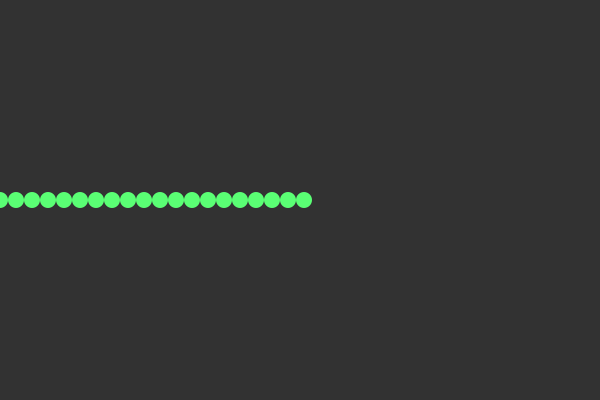
Frame 1 (no input)
Frame 60 (the mouse pressed at the canvas centre just before this capture): identical to frame 1, image omitted
Frame 120 (the mouse held since frame 60 and released just before this capture): identical to frame 1, image omitted

The Processing sketch that drew this single still picture (run headless with seeded random() and noise(); from frame 60 on, the mouse is pressed at the canvas centre):

// Processing sketch: sineWave
// ── sineWave.pde
int spacing = 16;

float waveHeight = 50.0;
float period = 200.0;
float dx;
float[] waveHeights;

void setup() {
  size(600, 400);
  
  dx = (TWO_PI / period) * spacing;
  waveHeights = new float[(width + 16) / spacing];
}

void draw() {
  background(50);
  renderWave();
}

void calculateWave() {
  
}

void renderWave() {
 fill(90, 255, 116, 255);
 noStroke();
 for(int i = 0; i < 20; i++) {
   ellipse(i * spacing, height / 2, 16, 16);
 }
}
